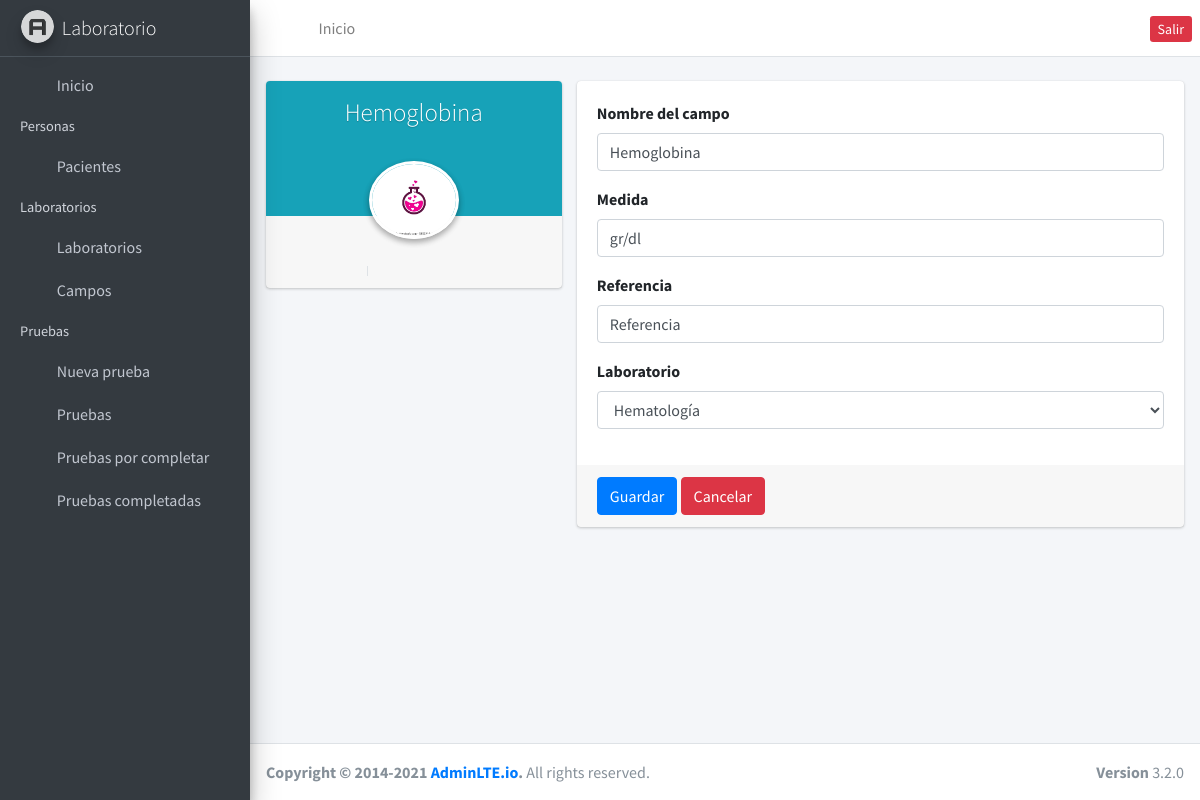
The app's page /fields/edit/1 (signed in) with its own data.
### fields/models.py (models this page shows, shortened)
class Field(models.Model):
    name = models.CharField(max_length=255)
    measurment = models.CharField(max_length=255)
    reference = models.CharField(max_length=255, default="No hay referencia")
    laboratory = models.ForeignKey(Laboratory, on_delete=models.CASCADE)

### fields/views.py (the view)
# urls.py: path('edit/<int:id>', edit_field, name='update_field'),
@login_required
def edit_field(request, id):
    field = Field.objects.get(id = id)
    laboratories = Laboratory.objects.all()
    context = {'field': field, 'laboratories': laboratories}
    return render(request, 'edit_field.html', context)

### fields/templates/edit_field.html (shortened to what this page needs)
{% extends 'base.html' %}
{% load static %} {% block content %}
<div class="row">
  <div class="col-md-4">
    <div class="card card-widget widget-user">
      <div class="widget-user-header bg-info">
        <h3 class="widget-user-username">{{ field.name }}</h3>
      </div>
      <div class="widget-user-image">
        <img
          class="img-circle elevation-2"
          src="{% static '/dist/img/lab.webp' %}"
          alt="User Avatar"
        />
      </div>
      <div class="card-footer">
        <div class="row">
          <div class="col-sm-4 border-right">
          </div>
          <div class="col-sm-4">
          </div>
        </div>
      </div>
    </div>
  </div>
  <div class="col-md-8">
    <form method="POST" action="{% url 'store_field' field.id %}" class="card">
      <div class="card-body">
        <div class="form-group">
          <label>Nombre del campo</label>
          <input
            type="text"
            class="form-control"
            placeholder="Enter email"
            value="{{ field.name }}"
            name="name"
          />
        </div>
        <div class="form-group">
          <label>Medida</label>
          <input
            type="text"
            class="form-control"
            placeholder="Medida"
            value="{{ field.measurment }}"
            name="measurment"
          />
        </div>
        <div class="form-group">
          <label>Referencia</label>
          <input
            type="text"
            class="form-control"
            placeholder="Medida"
            value="{{ field.reference }}"
            name="reference"
          />
        </div>
        <div class="form-group">
          <label>Laboratorio</label>
          <select name="laboratory" id="" class="form-control">
            {% for laboratorie in laboratories %} {% if laboratorie.id == field.laboratory.id %}
            <option value="{{ laboratorie.id }}" selected>{{ laboratorie.name }}</option>
            {% endif %}  {% endfor %}
          </select>
        </div>
      </div>
      <div class="card-footer">
        <button type="submit" class="btn btn-primary">Guardar</button>
        <a href="{% url 'fields' %}" class="btn btn-danger">Cancelar</a>
      </div>
    </form>
  </div>
</div>
{% endblock %}

### records on screen
Field: name "Hemoglobina", measurment "gr/dl", reference "Referencia"

### other values on screen
form field laboratory "Hematología"
